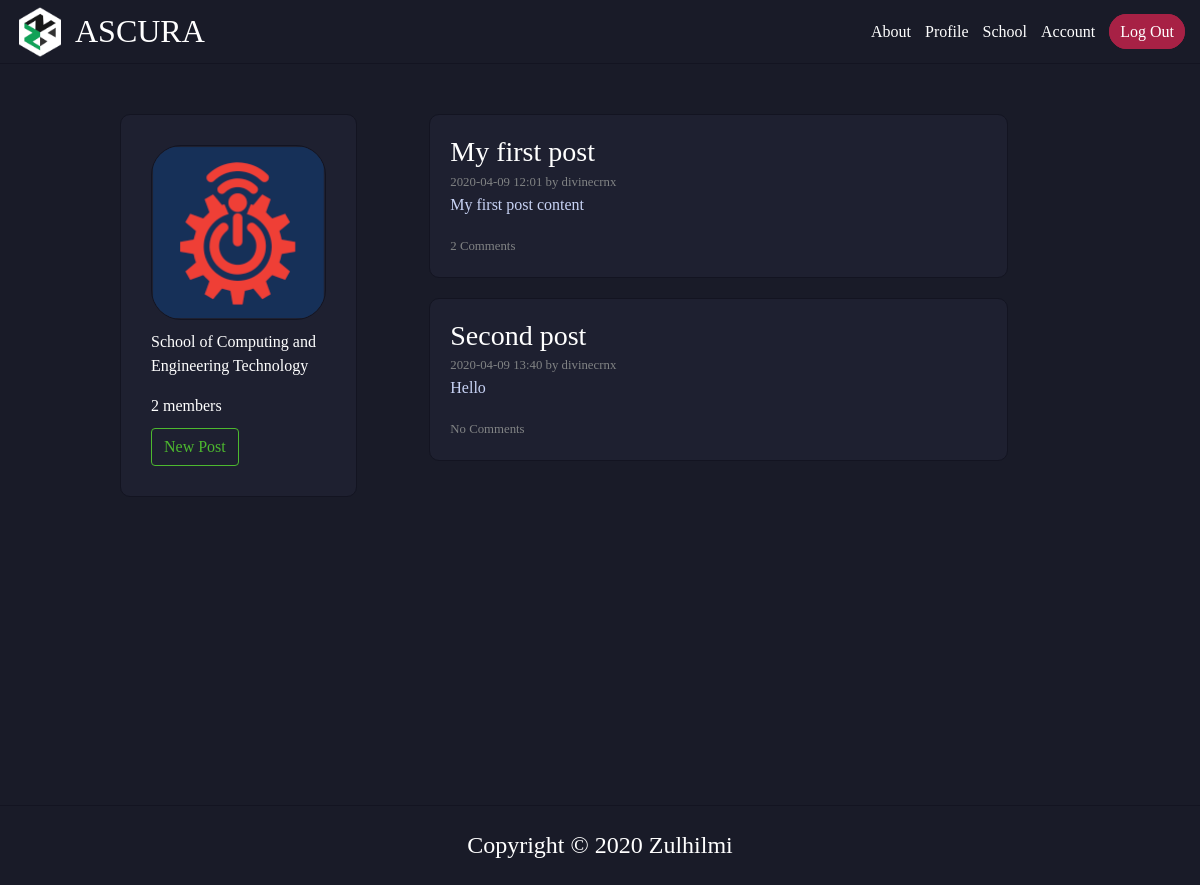
The page /scet (signed in) on the database its author committed.
### ascura/models.py (models this page shows, shortened)
class School(db.Model):
    id = db.Column(db.Integer, primary_key=True)
    school_name = db.Column(db.String(5), nullable=False, unique=True)
    school_name_full = db.Column(db.String(100), nullable=False, unique=True)
    student_school = db.relationship("User", backref='school', lazy=True)
    post_school = db.relationship("Post", backref='school', lazy=True)
    comment_school = db.relationship("Comment", backref='school', lazy=True)

class Post(db.Model):
    id = db.Column(db.Integer, primary_key=True)
    title = db.Column(db.String(100), nullable=False)
    date_posted = db.Column(db.DateTime, nullable=False, default=get_time)
    content = db.Column(db.Text, nullable=False)
    user_id = db.Column(db.Integer, db.ForeignKey('user.id'), nullable=False)
    school_id = db.Column(db.Integer, db.ForeignKey('school.id'), nullable=False)
    comments = db.relationship('Comment', backref='post', lazy=True)

class User(db.Model, UserMixin):
    id = db.Column(db.Integer, primary_key=True)
    first_name = db.Column(db.String(30), nullable=False)
    last_name = db.Column(db.String(30), nullable=False)
    username = db.Column(db.String(14), unique=True, nullable=False)
    email = db.Column(db.String(120), unique=True, nullable=False)
    password = db.Column(db.String(60), nullable=False)
    image_file = db.Column(db.String(20), nullable=False, default='default.jpg')
    short_desc = db.Column(db.String(70), nullable=False, default="Hi there, I'm new to Ascura.")
    long_desc = db.Column(db.Text, nullable=False, default="No information given")
    interests = db.Column(db.String(100), nullable=False, default="This user has not specified any interests.")
    school_id = db.Column(db.Integer, db.ForeignKey('school.id'), nullable=False)
    course_id = db.Column(db.Integer, db.ForeignKey('course.id'), nullable=True) # Faculty members don't need this
    semester = db.Column(db.String(2), nullable=True) # Faculty members don't need this
    role_id = db.Column(db.Integer, db.ForeignKey('role.id'), nullable=False, default=1) # Default student role
    u_type = db.Column(db.Integer, db.ForeignKey('usertype.id'), nullable=False, default=3) # Default user type normal
    posts = db.relationship('Post', backref='author', lazy=True)
    comments = db.relationship('Comment', backref='author', lazy=True)

### ascura/routes.py (the view)
@app.route("/<string:school>", methods=['GET'])
@login_required
def school_page(school):
    school_img = url_for('static', filename='images/' + school + 'logo.png')
    students_list_link = url_for('school_s_list', school=school)
    new_post_link = url_for('new_post', school=school)
    school_id = get_school_id(school)
    school_n = School.query.filter(School.id==school_id).first()
    students = User.query.filter(User.school_id==school_id, or_(User.role_id==1, User.role_id==2, User.role_id==3)).all()
    lecturers = User.query.filter(User.school_id==school_id, or_(User.role_id==4, User.role_id==5, User.role_id==6)).all()
    posts = Post.query.filter(Post.school_id==school_id).all()
    comments = Comment.query.filter(Comment.school_id==school_id).all()
    return render_template('school.html', title=school.upper(), school_n=school_n,\
        student_num=len(students),\
        lecturer_num=len(lecturers),\
        school_img=school_img,\
        students_list_link=students_list_link, new_post_link=new_post_link,\
        posts=posts, comments=comments)

### ascura/models.py (called while the page is built)
@login_manager.user_loader
def load_user(user_id):
    return User.query.get(user_id)

### ascura/routes.py (called while the page is built)
def get_school_id(school):
    if school == 'scet':
        school_id = 1
    elif school == 'smart':
        school_id = 2
    elif school == 'sbm':
        school_id = 3
    elif school == 'shtm':
        school_id = 4
    elif school == 'saat':
        school_id = 5
    elif school == 'sss':
        school_id = 6
    return school_id

### ascura/templates/school.html (shortened to what this page needs)
{% extends 'layout.html' %}
{% block body %}
    <div id="main-container">
        <div id="school-wall">
            {% include './includes/_school-content.html' %}
            <div id="school-info">
                {% for post in posts %}
                    <div class="s-post">
                        <h3><a href="{{ url_for('post', school=post.school.school_name|lower, post_id=post.id) }}">{{ post.title }}</a></h3>
                        <small class="s-post-stat" >{{ post.date_posted.strftime('%Y-%m-%d %H:%M') }} by {{ post.author.username }}</small>
                        <p class="s-post-c" >{{ post.content }}</p>
                        {% set comments_count = [] %}
                        {% if comments_count|length == 1 %}
                            <small class="s-post-stat">{{ comments_count|length }} Comment</small>
                        {% elif comments_count|length == 0 %}
                            <small class="s-post-stat">No Comments</small>
                        {% else %}
                            <small class="s-post-stat">{{ comments_count|length }} Comments</small>
                        {% endif %}
                    </div>
                {% endfor %}
            </div>
        </div>
    </div>
{% endblock %}

### ascura/templates/includes/_school-content.html
<div id="school-content">
    <div id="school-pp-container">
        <img id="school-pp" src="{{ school_img }}" alt="">
    </div>
    <p id="school-title">{{ school_n.school_name_full }}</p>
    {% set total_members = student_num + lecturer_num %}
    <div class="school-member-count">
        <a class="school-m-count" href="{{ students_list_link }}">{{ student_num + lecturer_num }}<span> {{ 'members' if total_members > 1 or total_members == 0 else 'member'}}</span></a>
    </div>
    {% if current_user.school.school_name == title %}
        {% if is_post %}
            <div id="school-p-button">
                <a href="{{ url_for('school_page', school=school_n.school_name|lower) }}" class="btn btn-outline-info btn-info-asc">Back to posts</a>
            </div>
        {% else %}
            <div id="school-p-button">
                <a href="{{ new_post_link }}" class="btn btn-outline-info btn-info-asc">New Post</a>
            </div>
        {% endif %}
    {% endif %}
</div>

### ascura/static/css/main.css (style rules this page uses)
.h1, .h2, .h3, .h4, .h5, .h6, h1, h2, h3, h4, h5, h6 { margin-bottom: initial; }
a { text-decoration: none; color: #fff; }
body { background-color: #191b28; font-family: Proxima-Bold; }
#main-container { margin-bottom: 20px; }
#school-wall { display: flex; justify-content: space-between; margin-top: 50px; width: 80%; margin-left: auto; margin-right: auto; }
#school-content { width: 290px; background-color: rgb(30, 32, 48); border: 1px solid rgb(19, 20, 33); padding: 30px; border-radius: 10px; height: max-content; }
#school-pp-container { display: flex; justify-content: center; }
#school-pp { border: 1px solid rgb(19, 20, 33); border-radius: 30px; height: 175px; width: 175px; }
#school-title { color: #fff; margin-top: 10px; }
.school-member-count { color: initial; }
#school-p-button { margin-top: 10px; }
#school-info { width: 100%; }
.s-post { width: 80%; margin-left: auto; margin-right: auto; background-color: rgb(30, 32, 48); border: 1px solid rgb(19, 20, 33); border-radius: 10px; padding: 20px; margin-bottom: 20px; }
.s-post-stat { color: #818384; font-family: Proxima-Regular; }
.s-post-c { color: rgb(200, 211, 245); font-family: Proxima-Regular; }

### ascura/static/css/form.css (style rules this page uses)
.btn-info-asc { color: #4db82f; border-color: #4db82f; }

### rows shown on the page
School: school_name_full "School of Computing and Engineering Technology"
Post: title "My first post", date_posted "2020-04-09 12:01", author.username "divinecrnx", content "My first post content", comments_count "2"
Post: title "Second post", date_posted "2020-04-09 13:40", author.username "divinecrnx", content "Hello", shows "No Comments"

### other values the page prints
{{ student_num + lecturer_num }} "2"
{{ 'members' if total_members > 1 or total_members == 0 else 'member' }} "members"
